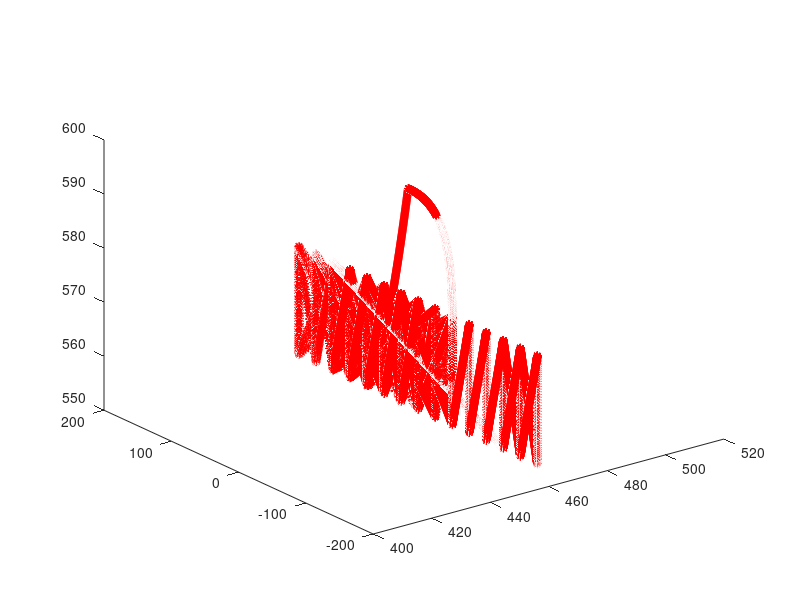

Reproduce this figure in MATLAB. (Note: this script raises an error after producing the figure.)
clc;clear;close all

% Define the mapping from notes to stack numbers
note_map = containers.Map({'G3', 'A3' 'B3' 'C4' 'D4' 'E4' 'F4' 'G4' 'A4' 'B4' 'C5' 'D5' 'E5' 'F5' 'G5'}, ...
                          {15, 14, 13, 12, 11, 10, 9, ...
                           8, 7, 6, 5, 4, 3, 2, 1});

% Canon
bpm = 35;
beat = 4; % 4/4
duration = [
            2,2,...
            2,2,...
            2,2,...
            2,2,...
            2,2,...
            2,2,...
            2,2,...
            2,2,...
            2,4,4,...
            2,4,4,...
            2,4,4,...
            2,4,4,...
            8,8,8,8,4,4,...
            4,4,8,8,8,8,...
            8,8,8,8,8,8,8,8,...
            8,8,4,8,8,8,8,...
            8,8,8,8,4,4,...
            4,4,8,8,8,8,...
            8,8,8,8,8,8,8,8,...
            8,8,4,16/3,16,8,16,16,...
            16/3,16,16,16,16,4,16,16,16,16,16,...
            16/3,16/3,16,16,8,16,16/3,8,...
            4,8,8,4,8,8,...
            4,16,16,8,16/3,8,16,16,16,...
            16/3,16,16,16,16,4,16,16,16,16,16,...
            16/3,16/3,16,16,8,16,8,8,...
            4,8,8,4,8,8,...
            4,16,16,8,16/3,8,16,16,16,...
            8,16,16,8,16,16,16,16,16,16,16,16,16,16,...
            8,16,16,8,16,16,16,16,16,16,16,16,16,16,...
            8,16,16,8,16,16,16,16,16,16,16,16,16,16,...
            8,16,16,8,16,16,16,16,16,16,16,16,16,16,...
            8,16,16,8,16,16,16,16,16,16,16,16,16,16,...
            8,16,16,8,16,16,16,16,16,16,16,16,16,16,...
            8,16,16,8,16,16,16,16,16,16,16,16,16,16,...
            8,16,16,8,16,16,16,16,16,16,16,16,16,16,...
            8,16,16,8,16,16,16,16,16,16,16,16,16,16,...
            8,16,16,8,16,16,16,16,16,16,16,16,16,16,...
            8,16,16,8,16,16,16,16,16,16,16,16,16,16,...
            8,16,16,8,16,16,16,16,16,16,16,16,16,16,...
            1
            ];
melody = {
        'E4','D4',...
        'C4','B3',...
        'A3','G3',...
        'A3','B3',...
        'E5','D5',...
        'C5','B4',...
        'A4','G4',...
        'A4','B4',...
        'E5','D5','F4',...
        'C5','B4','G4',...
        'A4','G4','E4',...
        'A4','G4','F4',...
        'C5','B4','C5','E4','G4','B4',...
        'C5','E5','G4','E4','G4','A4',...
        'F5','E5','D5','F5','E5','D5','C5','B4',...
        'A4','F4','C5','B4','G4','C5','B4',...
        'C5','B4','C5','E4','G4','B4',...
        'C5','E5','G4','E4','G4','A4',...
        'F5','E5','D5','F5','E5','D5','C5','B4',...
        'A4','G4','F4','C5','G4','B4','D5','G5',...
        'E5','G4','E5','D5','C5','D5','E5','F5','E5','D5','E5',...
        'C5','C5','B4','C5','B4','G4','E4','G4',...
        'A4','B4','C5','G4','E4','G4',...
        'A4','F4','A4','C5','C5','B4','C5','D5','G4',...
        'E5','G4','E5','D5','C5','D5','E5','F5','E5','D5','E5',...
        'C5','C5','B4','C5','B4','G4','E4','G4',...
        'A4','B4','C5','G4','E4','G4',...
        'A4','F4','A4','C5','C5','B4','C5','D5','G4',...
        'G5','E5','F5','G5','E5','F5','G5','B4','A4','B4','C5','D5','E5','F5',...
        'E5','C5','D5','E5','E4','F4','G4','A4','G4','F4','G4','C5','B4','C5',...
        'A4','C5','B4','A4','G4','F4','G4','F4','E4','F4','G4','A4','B4','C5',...
        'A4','C5','B4','C5','B4','C5','B4','A4','B4','C5','D5','E5','F5','G5',...
        'G5','E5','F5','G5','E5','F5','G5','B4','A4','B4','C5','D5','E5','F5',...
        'E5','C5','D5','E5','E4','F4','G4','A4','G4','F4','G4','C5','B4','C5',...
        'A4','C5','B4','A4','G4','F4','G4','F4','E4','F4','G4','A4','B4','C5',...
        'A4','C5','B4','C5','B4','C5','B4','A4','B4','C5','D5','E5','F5','G5',...
        'E5','C5','D5','E5','D5','C5','D5','B4','C5','D5','E5','D5','C5','B4',...
        'C5','A4','B4','C5','C5','D5','E5','F5','E5','D5','E5','C5','B4','C5',...
        'A4','C5','B4','A4','G4','F4','G4','F4','E4','F4','G4','A4','B4','C5',...
        'A4','C5','B4','C5','B4','A4','B4','C5','D5','C5','B4','C5','A4','B4',...
        'C5'
        };

% Stack position
left_upper = [458 162.15];
right_lower = [458 -192];
stack_size = [60 20];
row = 15;
y_step = (left_upper(2)-right_lower(2))/(row-1);
knock_height = 554;
raise_height = knock_height + 20;
knock_pitch = 154;
raise_pitch = knock_pitch + 12;
eul = [175 156 50];

% Calculate the position of each block
block_position = zeros(row,3);
for i = 1:row
    block_position(i,:) = [left_upper(1), left_upper(2)-(i-1)*y_step, knock_height];
end

% Store the position of each note
waypoints = zeros(length(melody),3);
pitch_waypoints = zeros(length(melody),1);
for i = 1:length(melody)
    if ~strcmp(melody{i},' ')
        disp(melody{i});
        waypoints(i,:) = block_position(note_map(melody{i}),:);
        
    end
    pitch_waypoints(i) = knock_pitch;
end

% Deal with the empty notes
for i = 1:length(melody)
    if strcmp(melody{i},' ')
        if i == 1
            % Find the first non-empty note
            for j = i+1:length(melody)
                if ~strcmp(melody{j},' ')
                    waypoints(i,:) = block_position(note_map(melody{j}),:);
                    waypoints(i,3) = raise_height;
                    break;
                end
            end
        else
            % Middle position
            if i == length(melody)
                waypoints(i,:) = block_position(note_map(melody{i-1}),:);
                waypoints(i,3) = raise_height;
            else
                waypoints(i,:) = (waypoints(i-1,:)+waypoints(i+1,:))/2;
                waypoints(i,3) = raise_height;
            end
        end
        pitch_waypoints(i) = raise_pitch;
    end
end

% Insert raise_height waypoints between each two waypoints
% (x,y) is the average of the two waypoints, z is raise_height
insert_waypoints = [];
for i = 1:length(melody)
    insert_waypoints = [insert_waypoints; waypoints(i,1:2)];
end
insert_waypoints = [insert_waypoints,ones(size(insert_waypoints,1),1)*raise_height];
pitch_insert_waypoints = ones(size(insert_waypoints,1),1)*raise_pitch;

% Merge new_waypoints and Waypoints
new_waypoints = [];
for i = 1:length(melody)
    new_waypoints = [new_waypoints;insert_waypoints(i,:);waypoints(i,:)];
end
% new_waypoints = [new_waypoints;waypoints(end,:)];
waypoints = new_waypoints;

new_pitch_waypoints = [];
for i = 1:length(melody)
    new_pitch_waypoints = [new_pitch_waypoints;pitch_insert_waypoints(i);pitch_waypoints(i)];
end

pitch_waypoints = new_pitch_waypoints;

% Recover position
recover_waypoints = [left_upper(1),0,raise_height+20];
waypoints = [recover_waypoints;waypoints;recover_waypoints];
pitch_waypoints = [raise_pitch;pitch_waypoints;raise_pitch];

% Deal with duration
dur_sec = 60/bpm*beat./duration;
min_duration = min(dur_sec);
knock_time = min_duration/1.5;
dur_wo_knock = dur_sec - knock_time;

% Merge dur_wo_knock and knock_time
new_dur_sec = [];
for i = 1:length(dur_wo_knock)
    new_dur_sec = [new_dur_sec;knock_time;dur_wo_knock(i)];
end
new_dur_sec = new_dur_sec(1:end-1);
dur_sec = new_dur_sec;

% Add recover time
recover_time = 3;
recover_time2 = 5;
dur_sec = [recover_time;dur_sec];
dur_sec = [dur_sec;recover_time2];

% Interpolation
time_step = 0.005;
dt = time_step;
interp_waypoints = [];
interp_pitch_waypoints = [];

% Calculate the time of each node
time_node = [0];
for i = 1:length(dur_sec)
    time_node = [time_node,time_node(end)+round(dur_sec(i)/time_step)*time_step];
end

% Use pchip interpolation to interpolate the waypoints of each axis
for i = 1:3
    this_interp = pchip(time_node,waypoints(:,i),0:time_step:time_node(end)-time_step);
    interp_waypoints = [interp_waypoints,this_interp'];
end

this_pitch_interp = pchip(time_node,pitch_waypoints,0:time_step:time_node(end)-time_step);
interp_pitch_waypoints = [interp_pitch_waypoints,this_pitch_interp'];

points_num = size(interp_waypoints,1);
time = linspace(0,points_num*time_step,points_num);
num_kp = points_num;

figure(2)
plot3(interp_waypoints(:,1),interp_waypoints(:,2),interp_waypoints(:,3),'r*')
hold on
plot3(interp_waypoints(:,1),interp_waypoints(:,2),interp_waypoints(:,3),'r')

% % % Draw the stacks
% % count = 1;
% % for i = 1:row
% %         pos = [left_upper(1), left_upper(2)-(i-1)*y_step-stack_size(2)/2, stack_size(1), stack_size(2)];
% %         % 画出矩形
% %         rectangle('Position',pos,'Curvature',[0.2 0.2])
% %         % 画出矩形的中心点
% %         hold on
% %         plot(pos(1)+stack_size(1)/2,pos(2)+stack_size(2)/2,'r*')
% %         hold on
% %         % 画出矩形的编号
% %         text(pos(1)+stack_size(1)/2,pos(2)+stack_size(2)/2+stack_size(2)/6,num2str(count))
% %         count = count + 1;
% % end
% % axis equal

% % [p1,p2,p3,p4,p5,p6] = calKeyPoints(begin_2d_pos, ending_2d_pos,knock_height,raise_height);
% % points = [p1',p2',p3',p4',p5',p6'];

% Define the manipulator parameters
L1 = 491; % mm
L2 = 450; % mm
L3 = 450; % mm
L4 = 84; % mm

q1 = [0 0 0]';
q2 = [0 0 L1]';
q3 = [0 0 L1+L2]';
q4 = [0 0 L1+L2+L3]';
q5 = [0 0 L1+L2+L3]';
q6 = [0 0 L1+L2+L3+L4]';

w1 = [0 0 1]';
w2 = [0 1 0]';
w3 = [0 1 0]';
w4 = [0 0 1]';
w5 = [0 1 0]';
w6 = [0 0 1]';

theta1_range = [-170 170]; % deg
theta2_range = [-120 120]; % deg
theta3_range = [-228 148]; % deg
theta4_range = [-170 170]; % deg
theta5_range = [-120 120]; % deg
theta6_range = [-360 360]; % deg

config = {L1 L2 L3 L4...
    q1 q2 q3 q4 q5 q6...
    w1 w2 w3 w4 w5 w6...
    theta1_range theta2_range theta3_range...
    theta4_range theta5_range theta6_range};

% Define the initial position
p_st0 = [0 0 L1+L2+L3+L4]'; % mm
rot_st0 = [0 0 -180]; % deg
R_st0 = eul2rotm(rot_st0*pi/180,"ZYZ");
g0 = [R_st0, p_st0; 0 0 0 1];

solutions = cell(1,num_kp);
init_joint = [0.324 7.962 109 -2.29 81.5 -38.8];

for i=1:num_kp
    disp("processing percent:")
    disp(i/num_kp*100)
    % Define the target position
    p_d = interp_waypoints(i,:)';
    this_eul = [eul(1),interp_pitch_waypoints(i),eul(3)];
    R_d = eul2rotm(this_eul*pi/180,"ZYZ");
    gd = [R_d, p_d; 0 0 0 1];

    % Calculate the inverse kinematics
    solution = Ikine6s(g0,gd,config);
    if isempty(solution)
        disp('No solution for the point:')
        disp(i)
        disp(interp_waypoints(i,:))
        return
    end

    % Find the closest solution 
    if i ==1
        this_joint = init_joint;
    else
        this_joint = solutions{i-1};
    end
    % disp("size(solution,1)")
    % disp(size(solution,1))
    for j=1:size(solution,1)
        this_solution = solution(j,:);
        this_norm = norm(this_solution-this_joint);
        if j == 1
            min_norm = this_norm;
            min_solution = this_solution;
        else
            if this_norm < min_norm
                min_norm = this_norm;
                min_solution = this_solution;
            end
        end
    end
    solutions{i} = min_solution;
end

disp('=====================================')
disp('The path planning is done.')

sol_mat = cell2mat(solutions);
sol_mat = reshape(sol_mat,6,num_kp)';
theta1_key = sol_mat(:,1);
theta2_key = sol_mat(:,2);
theta3_key = sol_mat(:,3);
theta4_key = sol_mat(:,4);
theta5_key = sol_mat(:,5);
theta6_key = sol_mat(:,6);
theta_key = [theta1_key,theta2_key,theta3_key,theta4_key,theta5_key,theta6_key];

% Trajectory Generation
t = 0:dt:(num_kp-1)*dt; 
q = theta_key; % Joint angle vector
q_smooth = q;
for i=1:6
    q_smooth(:,i) = smooth(q(:,i),25);
end
q = q_smooth;

qd = zeros(length(t),6); % Joint angular velocity
for i=1:6
    qd(:,i) = [diff(q(:,i))/dt; qd(end,i)];
end

qdd = zeros(length(t),6); % Joint angular acceleration
for i=1:6
    qdd(:,i) = [diff(qd(:,i))/dt; qdd(end,i)];
end

q = deg2rad(q);
qd = deg2rad(qd);
qdd = deg2rad(qdd);
t = t';

figure(4)
col = 3; row = 2;
for i=1:col
    for j=1:row
        subplot(row,col,(j-1)*col+i)
        plot(t,q_smooth(:,i+(j-1)*col),'b','LineWidth',2)
        title(['theta',num2str(i+(j-1)*col)])
    end
end

figure(5)
col = 3; row = 2;
for i=1:col
    for j=1:row
        subplot(row,col,(j-1)*col+i)
        plot(t,qd(:,i+(j-1)*col),'b','LineWidth',2)
        title(['Angular velocity of theta',num2str(i+(j-1)*col)])
    end
end

figure(6)
col = 3; row = 2;
for i=1:col
    for j=1:row
        subplot(row,col,(j-1)*col+i)
        plot(t,qdd(:,i+(j-1)*col),'b','LineWidth',2)
        title(['Angular acceleration of theta',num2str(i+(j-1)*col)])
    end
end

disp("total time: ")
disp(t(end))

% Write to point file
q_deg = rad2deg(q);
points_data = q_deg;
dt_new = 0.001;
points_data = interp1(1:size(points_data,1),points_data,linspace(1,size(points_data,1),t(end)/dt_new),'spline');
time_data = 0:dt_new:t(end)-dt_new;
% figure(7)
% plot(time_data,points_data)

% Save to file
fileID = fopen('xzz_slow.txt','w');
fprintf(fileID,'%f %f %f %f %f %f\r\n',points_data');
fclose(fileID);